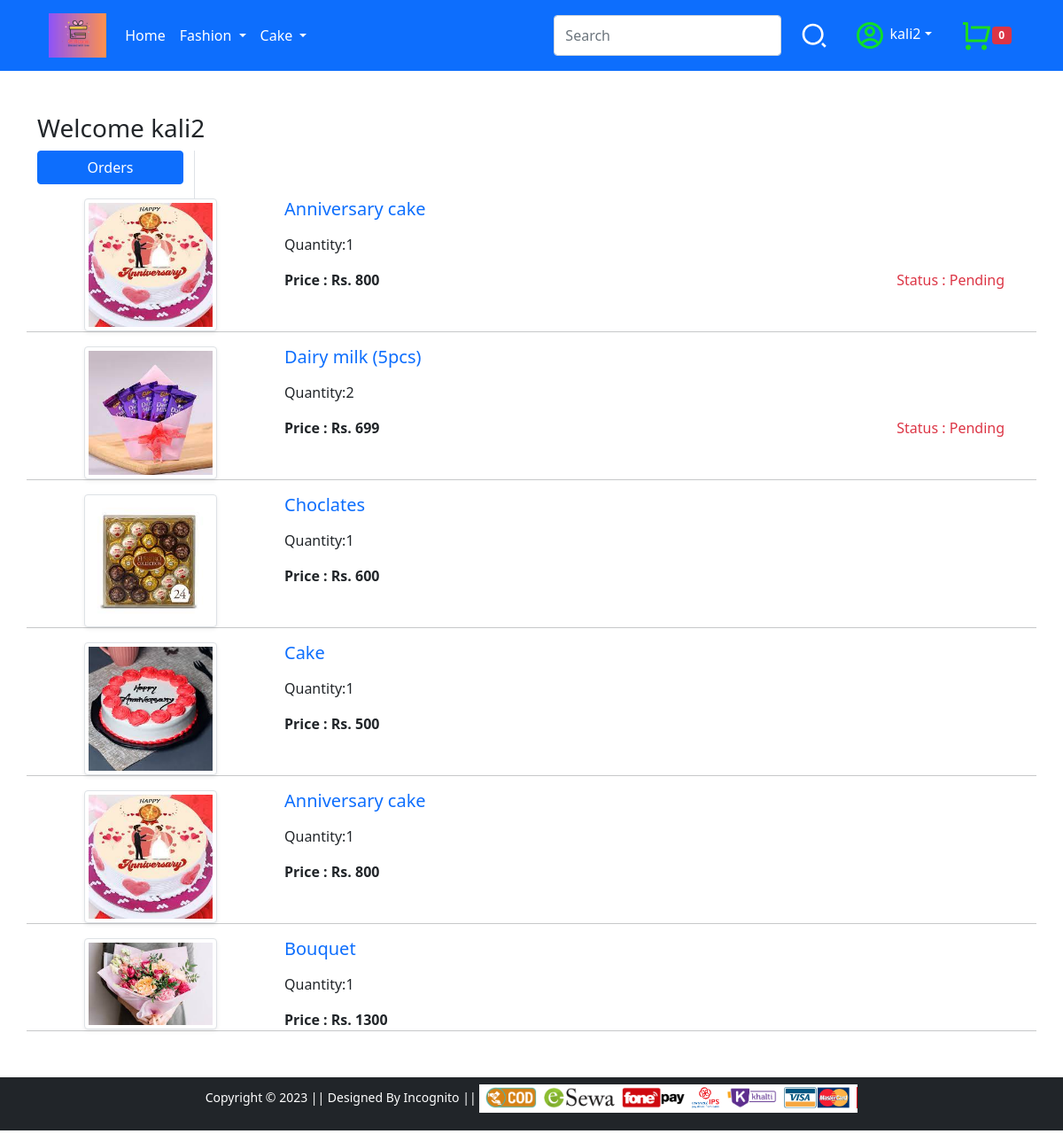
The app's page /orders/ (signed in) with its own data.
### app/models.py (models this page shows, shortened)
class order(models.Model):
    date = models.DateTimeField(auto_now_add=True)
    price = models.IntegerField()
    address = models.ForeignKey(customer,on_delete=models.CASCADE)
    product = models.ForeignKey(item, on_delete=models.CASCADE)
    user = models.ForeignKey(User, on_delete=models.CASCADE)
    quantity = models.IntegerField(default=1)
    status = models.CharField(max_length=10,choices=options,default='pending')

class item(models.Model):
    name = models.CharField(max_length=56,default = None)
    description = models.CharField(max_length=500,default = " Good quality product")
    image = models.ImageField(upload_to=upload_path)
    price = models.IntegerField()
    offer_price = models.IntegerField(default=0)
    category = models.CharField(choices=categories,max_length=20)
    id = models.AutoField(primary_key=True)

### app/views.py (the view)
# urls.py: path('orders/', views.orders, name='orders'),
def orders(request):
    cart_items = order.objects.filter(user=request.user)
    return render(request, 'app/orders.html',{"cart_items" : cart_items})

### app/context_processors.py (called while the page is built)
def common_data(request):
    if request.user.is_authenticated:
        cart_list = wishlist.objects.filter(user=request.user)
        nocart = len(cart_list)
    else:
        nocart = 0
    return{'nocart':nocart}

def delivery_time(request):
    utc_time = datetime.today()
    nepal_time = utc_time + timedelta(seconds=5*60*60+45*60)
    if int(nepal_time.strftime('%H')) < 16:
        delivery_time = nepal_time.strftime('%b-%d')
    else:
        nepal_time = utc_time + timedelta(days=1)
        delivery_time = nepal_time.strftime('%b-%d')
    return {'delivery_time':delivery_time}

### app/templates/app/orders.html (shortened to what this page needs)
{% extends 'app/base.html' %}
{% load static %}
{% block main-content %}
<div class="container my-5">
 <div class="row">
 <h3>Welcome {{request.user.username}}</h3>
  <div class="col-sm-2 border-end">
   <ul class="list-unstyled">
    <li class="d-grid"><a href="{% url 'orders' %}" class="btn btn-primary">Orders</a></li>
   </ul>
  </div>
  {% if cart_items %}
  {% for item in cart_items %}
  <div class="row">
   <div class="col-sm-3 text-center align-self-center"><img src="/media/{{item.product.image}}" alt="" srcset="" class="img-fluid img-thumbnail shadow-sm" height="150" width="150"> </div>
   <div class="col-sm-9">
    <div>
      <a href="/product-detail/{{item.product.id}}" class="text-decoration-none"><h5>{{item.product.name}}</h5></a>
     <div class="my-3">
      <label for="quantity">Quantity:{{item.quantity}}</label>
     </div>
     <div class="d-flex justify-content-between">
      <p class="mb-0"><span><strong>Price : Rs. {{item.product.price}}</strong></span></p>
      {% if item.status == 'Pending' %}
      <p class="text-danger"> Status : {{item.status}}</p>
      {% elif item.status == 'Accepted' %}
      <p class="text-warning"> Status : {{item.status}}</p>
      {% elif item.status == 'Delivered' %}
      <p class="text-success"> Status : {{item.status}}</p>
      {% endif %}
     </div>
    </div>
   </div>
  </div> <hr>{% endfor %}
  {% else %}
  <div class="card">
    <div class="card-body">
  <h5> No order found</h5>
  <a href="/cart" class="btn btn-warning">Go to cart</a>
  </div></div>
  {% endif %}
 </div>
</div>
{% endblock main-content %}

### app/templates/app/base.html (shortened to what this page needs)
<!doctype html>
{% load static %}
<html lang="en">
  <head>
    <link href="https://cdn.jsdelivr.net/npm/bootstrap@5.0.0-beta1/dist/css/bootstrap.min.css" rel="stylesheet">
    <link rel="stylesheet" href="{% static 'app/css/owl.carousel.min.css' %}">
    <link rel="stylesheet" href="{% static 'app/css/all.min.css' %}">
    <link rel="stylesheet" href="{% static 'app/css/style.css' %}">
  </head>
  <body>
    <nav class="navbar navbar-expand-lg navbar-dark bg-primary">
     <div class="container">
       <a class="btn -btn-outline-primary " href="/"><img src="{% static 'app/images/logo2.png'%}" alt="" clas="img-fluid " height="50px" ></a>
       <div class="collapse navbar-collapse" id="navbarSupportedContent">
         <ul class="navbar-nav me-auto mb-2 mb-lg-0">
           <li class="nav-item">
             <a class="nav-link active" aria-current="page" href="/">Home</a>
           </li>
           <li class="nav-item dropdown">
             <a class="nav-link dropdown-toggle text-white" href="#" id="electronicsDropdown" role="button" data-bs-toggle="dropdown" aria-expanded="false">
               Fashion
             </a>
           </li>
           <li class="nav-item dropdown">
             <a class="nav-link dropdown-toggle text-white" href="#" id="fashionDropdown" role="button" data-bs-toggle="dropdown" aria-expanded="false">
               Cake
             </a>
           </li>
         </ul>
         <form class="d-flex" action="{% url 'searchresult'%}">
           <input class="form-control me-2" type="search" placeholder="Search" aria-label="Search" name="search">
           <button class="btn" type="submit">
           </button>
         </form>
         <div>
          <ul class="navbar-nav me-auto mb-2mb-lg-0">
           <li class="nav-item dropdown mx-2">
            {% if request.user.is_authenticated %}
              <a class="nav-link dropdown-toggle text-white" href="#" id="profileDropdown" role="button" data-bs-toggle="dropdown" aria-expanded="false">
              {{request.user}}</a>
            </li>
            <li class="nav-item mx-2" id="image">
             <a href="{% url 'cart' %}" class="nav-link ">
              <span class="badge bg-danger">{{nocart}}</span></a>
            {% endif %}
          </ul>
         </div>
       </div>
     </div>
    </nav>
    {% block main-content %} {% endblock main-content %}
    <footer class="container-fluid bg-dark text-center p-2 mb-1 ">
        <small class="text-white">Copyright &copy; 2023 || Designed By Incognito || </small>
        <img src="{% static 'app/images/payment.png' %}" alt="" srcset="" class="img-fluid" height="2px">
    </footer>
  </body>
</html>

### app/templates/app/base.html (style rules this page uses)
html { position: relative; min-height: 100%; }
body { margin-bottom: 100px; }
footer { position: absolute; bottom: 0; width: 100%; height: 60px; }

### records on screen
order: product.image (picture), product.name "Anniversary cake", quantity "1", product.price "800", status "Pending"
order: product.image (picture), product.name "Dairy milk (5pcs)", quantity "2", product.price "699", status "Pending"
order: product.image (picture), product.name "Choclates", quantity "1", product.price "600"
order: product.image (picture), product.name "Cake", quantity "1", product.price "500"
order: product.image (picture), product.name "Anniversary cake", quantity "1", product.price "800"
order: product.image (picture), product.name "Bouquet", quantity "1", product.price "1300"

### other values on screen
{{ request.user }} "kali2"
{{ nocart }} "0"
{{ request.user.username }} "kali2"
